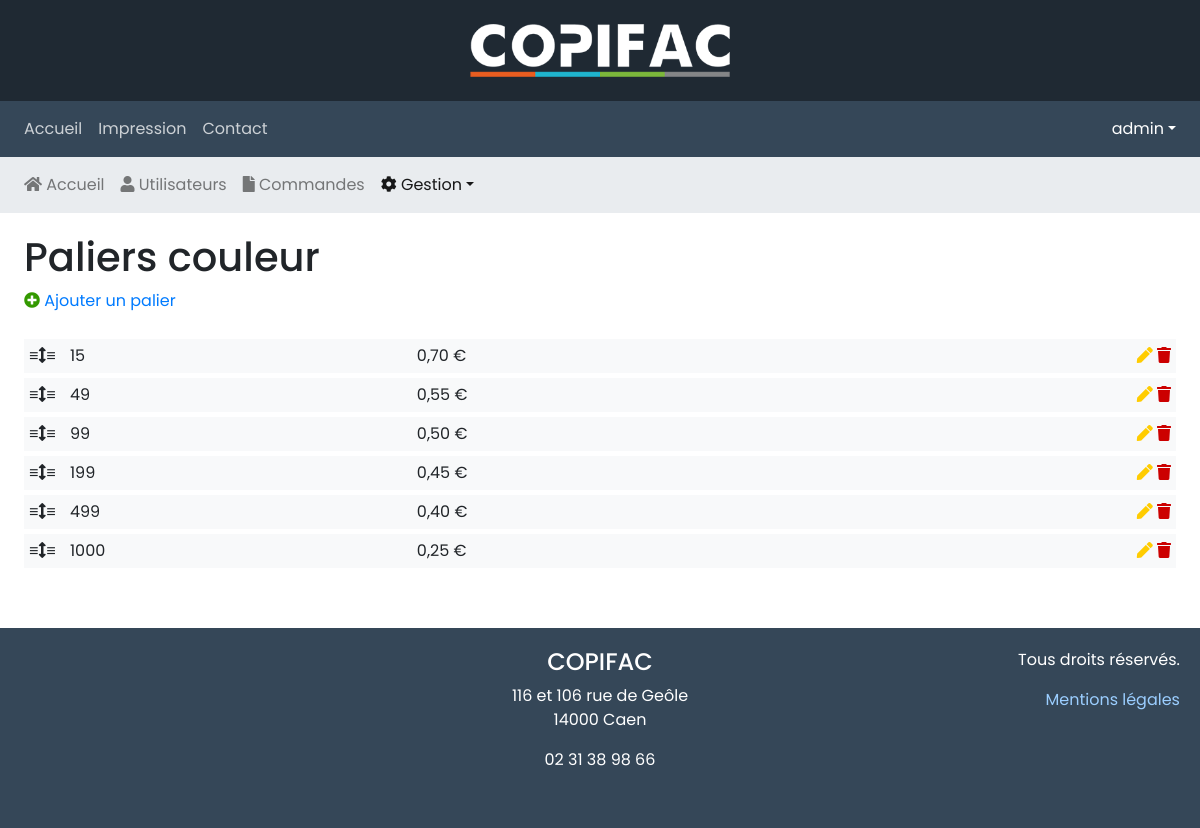
Before: /index.php?action=adminPaliersCouleur (signed in) with the older database file.
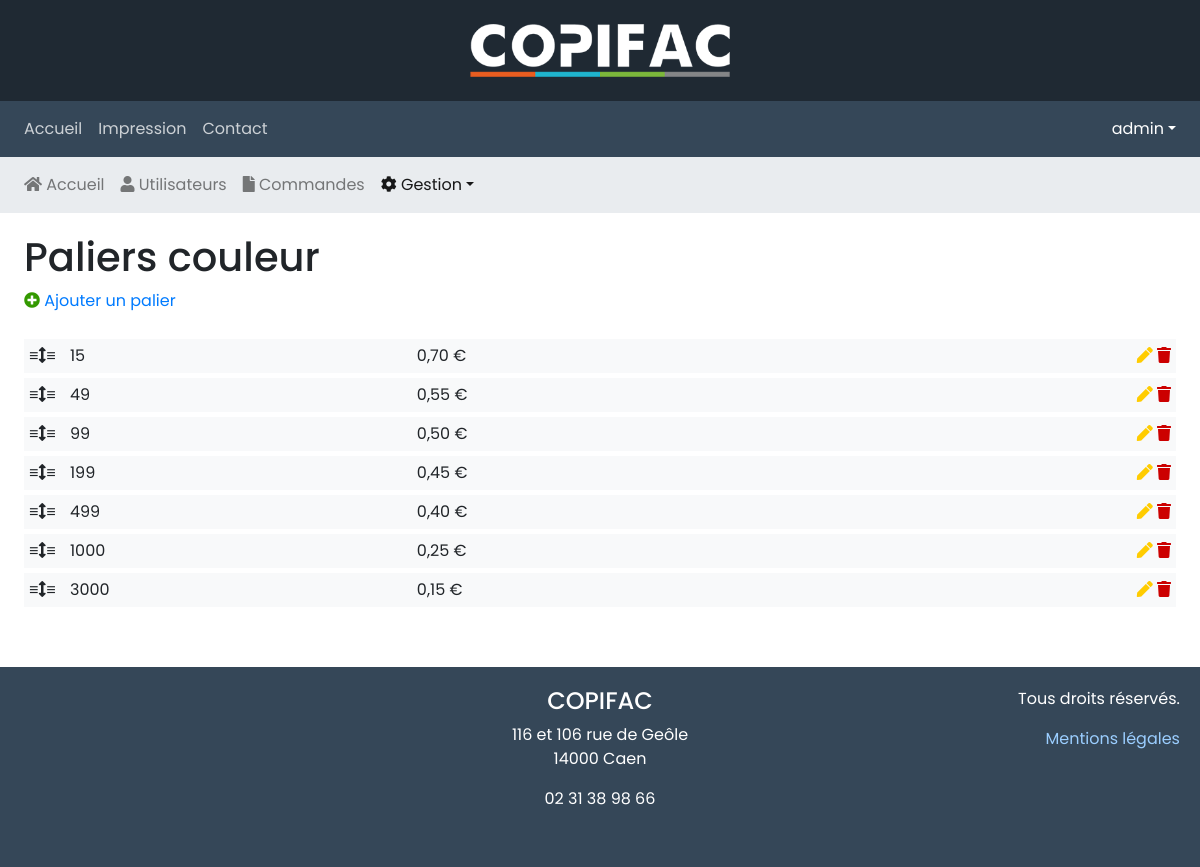
After: the same page with the newer database file.
### tables this page shows
CREATE TABLE `paliers_couleur` (
  `id` smallint(5) UNSIGNED NOT NULL,
  `palier` smallint(5) UNSIGNED NOT NULL,
  `prix` float NOT NULL,
  `position` tinyint(3) UNSIGNED NOT NULL
);

### models/AdminGestionMgr.class.php (called while the page is built, shortened)
<?php
class AdminGestionMgr
{
    public static function getLevels(string $db): array
    {
        $dbh = DbConnection::getConnection('administrateur');
        $stmt = $dbh->query('SELECT * FROM ' . $db);
        $stmt->execute();
        $result = $stmt->fetchAll(PDO::FETCH_ASSOC);
        foreach ($result as $k => $v) {
            $v['prix'] = strval($v['prix']);
            $tDecimales = explode('.', $v['prix']);
            $nbDecimales = isset($tDecimales[1]) ? strlen($tDecimales[1]) : 0;
            $result[$k]['prix'] = $nbDecimales > 2 ? number_format($v['prix'], $nbDecimales, ',', ' ') : number_format($v['prix'], 2, ',', ' ');
        }
        return $result;
    }
}

### controllers/adminPaliersController.php (called while the page is built, shortened)
<?php
require_once _ROOT_DIR_ . '/models/AdminGestionMgr.class.php';
$paliers = AdminGestionMgr::getLevels('paliers_' . strtolower($_page));

### views/adminPaliers.php (the view, shortened to what the changed rows need)
<?php
require_once 'controllers/adminPaliersController.php';
$css = '<link rel="stylesheet" href="/public/css/admin.css">';
require_once 'views/head.php';
?>
<div class="row">
    <div class="col-12">
        <?php
        switch ($_page) {
            case 'Couleur':
                echo '<h1>Paliers couleur</h1>';
                break;
        }
        ?>
    </div>
</div>
<div class="row">
    <div class="col-12">
        <?php
        if (empty($paliers)) {
        ?>
            <p>Aucun palier</p>
        <?php
        } else {
        ?>
            <div class="drag">
                <ul id="draggable">
                    <?php
                    foreach ($paliers as $data) {
                    ?>
                        <li id="listItem_<?php echo $data['id']; ?>">
                            <span class="handle">≡<i class="fas fa-arrows-alt-v"></i>≡</span>
                            <span class="section"><?php echo $data['palier']; ?></span>
                            <span class="section"><?php echo $data['prix']; ?>&nbsp;€</span>
                            <div class="actions">
                                <a href="?action=adminPaliers<?php echo ucfirst($_page); ?>&amp;edit=<?php echo $data['id']; ?>" title="Modifier"><i class="fas fa-pen"></i></a>
                                <a href="?action=adminPaliers<?php echo ucfirst($_page); ?>&amp;del=<?php echo $data['id']; ?>" onclick="return confirm('Voulez-vous vraiment supprimer cet élément ?')" title="Supprimer"><i class="fas fa-trash"></i></a>
                            </div>
                        </li>
                    <?php
                    }
                    ?>
                </ul>
            </div>
        <?php
        }
        ?>
    </div>
</div>
<?php
require_once 'views/footer.php';

### views/menu.php (shortened to what the changed rows need)
<?php
$menuItems = [
	[
		'url' => '/',
		'name' => 'Accueil',
	],
	[
		'url' => '/impression',
		'name' => 'Impression',
	],
	[
		'url' => '/contact',
		'name' => 'Contact',
	],
];
?>
<nav class="navbar navbar-expand-md navbar-dark bg-dark">
    <div class="collapse navbar-collapse" id="navbarNav">
        <ul class="navbar-nav mr-auto">
<?php foreach ($menuItems as $menuItem): ?>
            <li class="nav-item<?php echo ($menuItem['url'] == $_SERVER['REQUEST_URI'] ? ' active' : ''); ?>"><a class="nav-link" href="<?php echo $menuItem['url']; ?>"><?php echo $menuItem['name']; ?></a></li>
<?php endforeach; ?>
        </ul>
    </div>
</nav>

### views/menuAdmin.php (shortened to what the changed rows need)
<?php
$action = !empty($_GET['action']) ? $_GET['action'] : '';
$menuItems = [
	[
		'url' => 'admin',
		'name' => '<i class="fas fa-home"></i> Accueil',
	],
	[
		'url' => 'adminUsers',
		'name' => '<i class="fas fa-user"></i> Utilisateurs',
	],
	[
		'url' => 'adminOrders',
		'name' => '<i class="fas fa-file"></i> Commandes',
	],
	[
		'name' => '<i class="fas fa-cog"></i> Gestion',
		'items' => [
			[
				'url' => 'adminCouleurs',
				'name' => 'Couleurs feuilles cartonnées',
			],
			[
				'url' => 'adminPaliersNB',
				'name' => 'Paliers pages N&amp;B',
			],
			[
				'url' => 'adminPaliersCouleur',
				'name' => 'Paliers pages couleur',
			],
			[
				'url' => 'adminPaliersSpiplast',
				'name' => 'Paliers reliures plastiques',
			],
			[
				'url' => 'adminPaliersSpimetal',
				'name' => 'Paliers reliures métalliques',
			],
			[
				'url' => 'adminPaliersThermo',
				'name' => 'Paliers reliures thermocollées',
			],
		],
	],
];
$menuItemsExceptions = [
	'adminOrdersPast' => 'adminOrders',
];
?>
<nav class="navbar navbar-expand-sm navbar-light bg-light">
	<div id="navbarNavDropdown">
		<ul class="navbar-nav">
<?php foreach ($menuItems as $menuItem): ?>
	<?php if (empty($menuItem['items'])): ?>
			<li class="nav-item<?php echo ($menuItem['url'] == $action || (array_key_exists($action, $menuItemsExceptions) && $menuItemsExceptions[$action] == $menuItem['url']) ? ' active' : ''); ?>">
				<a class="nav-link" href="/index.php?action=<?php echo $menuItem['url']; ?>"><?php echo $menuItem['name']; ?></a>
			</li>
	<?php else: ?>
			<li class="nav-item dropdown">
				<a class="nav-link dropdown-toggle<?php echo (in_array($action, array_column($menuItem['items'], 'url')) ? ' active' : ''); ?>" href="#" id="navbarDropdownMenuLink" data-toggle="dropdown" aria-haspopup="true" aria-expanded="false"><?php echo $menuItem['name']; ?></a>
			</li>
	<?php endif; ?>
<?php endforeach; ?>
		</ul>
	</div>
</nav>

Changed rows visible on the page:
added paliers_couleur: palier "3000", prix "0,15"
